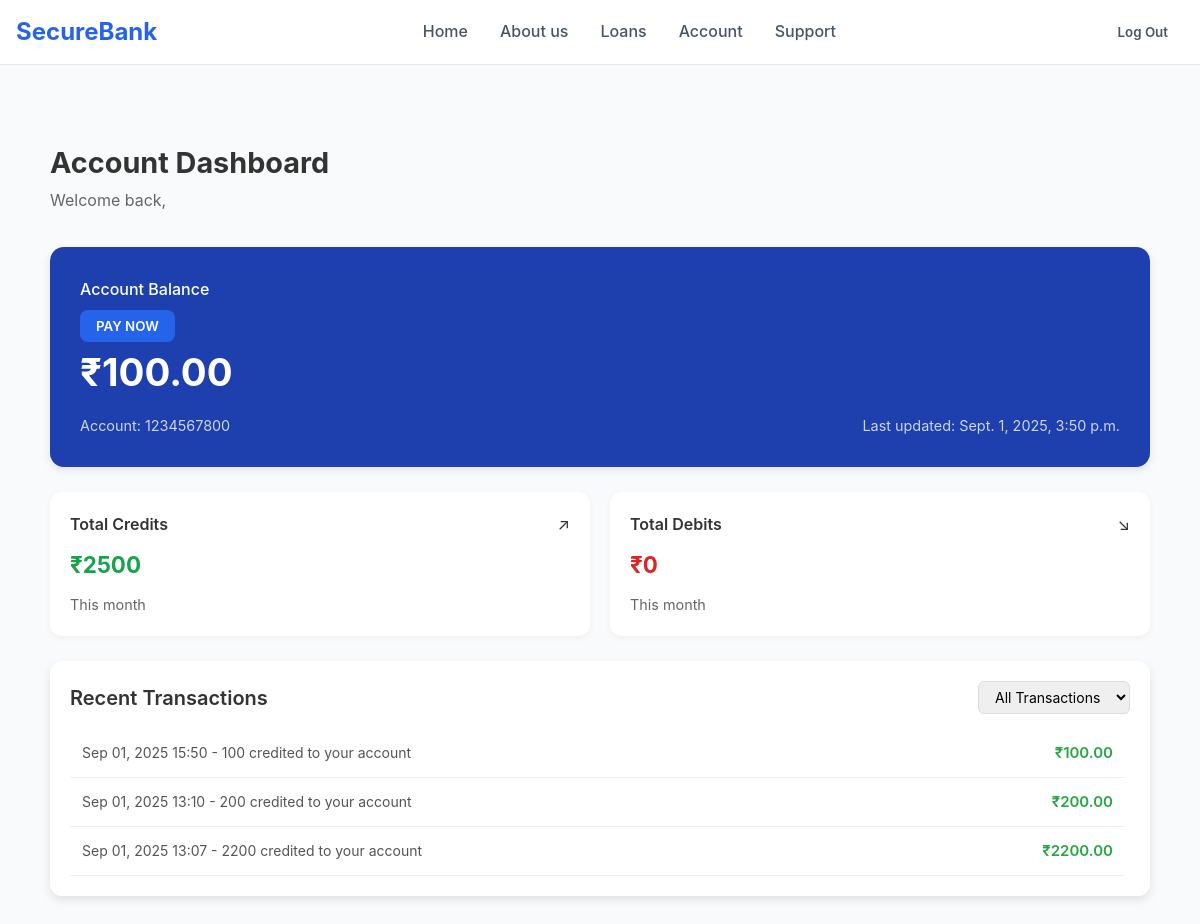
The app's page /account_dashboard/ (signed in), older data.
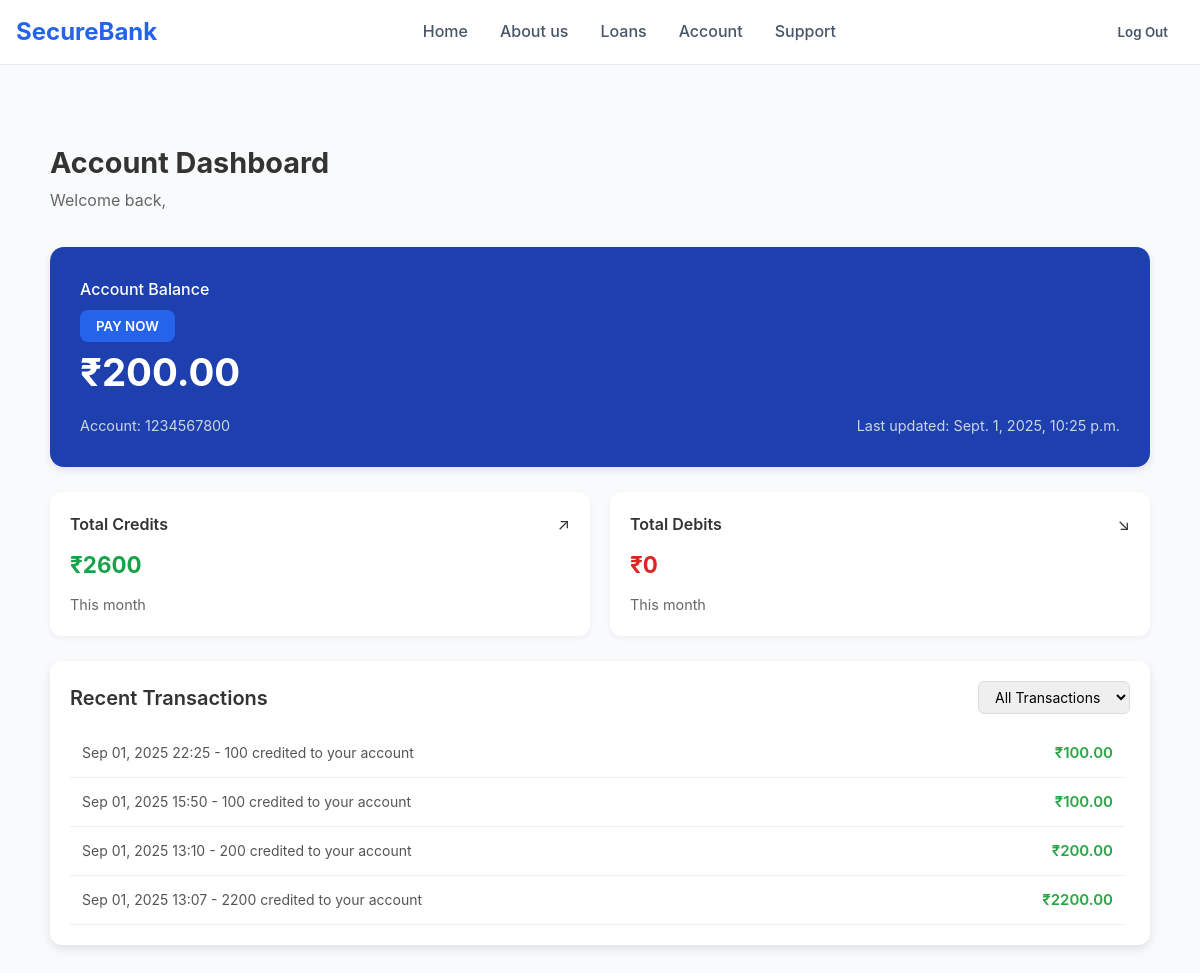
The same page, newer data.
### BankApp/models.py (models this page shows, shortened)
class Account(models.Model):
    user = models.OneToOneField(User, on_delete=models.CASCADE, blank=True, null=True)
    account_number = models.CharField(max_length=20, unique=True, editable=False)
    balance = models.DecimalField(max_digits=12, decimal_places=2, default=0.00)
    last_updated = models.DateTimeField(auto_now=True)

class Transaction(models.Model):
    TRANSACTION_TYPES = [
        ("credit", "Credit"),
        ("debit", "Debit"),
    ]
    account = models.ForeignKey(Account, on_delete=models.CASCADE, related_name="transactions")
    transaction_type = models.CharField(max_length=10, choices=TRANSACTION_TYPES)
    amount = models.DecimalField(max_digits=10, decimal_places=2)
    description = models.CharField(max_length=255, blank=True, null=True)
    timestamp = models.DateTimeField(auto_now_add=True)

### BankApp/views.py (the view)
# urls.py: path('account_dashboard/',views.account_dashboard,name="account_dashboard"),
def account_dashboard(request):
    try:
        account = Account.objects.get(user=request.user)
    except Account.DoesNotExist:
        messages.error(request, "❌ No account found. Please create one.")
        return redirect("homepage")
    start_month = now().replace(day=1, hour=0, minute=0, second=0, microsecond=0)
    total_credits = Transaction.objects.filter(
        account=account,
        transaction_type="credit",
        timestamp__gte=start_month
    ).aggregate(total=Sum("amount"))["total"] or 0
    total_debits = Transaction.objects.filter(
        account=account,
        transaction_type="debit",
        timestamp__gte=start_month
    ).aggregate(total=Sum("amount"))["total"] or 0
    transactions = Transaction.objects.filter(account=account).order_by("-timestamp")[:10]
    return render(request, "account.html", {
        "account": account,
        "total_credits": total_credits,
        "total_debits": total_debits,
        "transactions": transactions,
    })

### BankApp/templates/account.html (shortened to what this page needs)
{% load static %}
<!DOCTYPE html>
<html lang="en">
<head>
    <link rel="stylesheet" href="{% static 'css/account.css' %}">
</head>
<body>
    <nav class="navbar">
        <div class="nav-container">
            <div class="nav-content">
                <div class="logo">
                    <h1>SecureBank</h1>
                </div>
                <div class="nav-links">
                    <a href="{% url 'homepage'%}" class="nav-link">Home</a>
                    <a href="#" class="nav-link">About us</a>
                    <a href="#" class="nav-link">Loans</a>
                    <a href="{% url 'account_dashboard' %}"class="nav-link">Account</a>
                    <a href="#" class="nav-link">Support</a>
                </div>
                <div class="auth-buttons">
    {% if request.user.is_authenticated %}
        <a href="{% url 'logout' %}">
            <button class="btn-ghost">Log Out</button>
        </a>
    {% else %}
        <button class="btn-ghost" onclick="openModal('login')">Log In</button>
        <button class="btn-primary" onclick="openModal('signup')">Sign Up</button>
    {% endif %}
</div>
            </div>
        </div>
    </nav>
    <main class="account-main">
        <div class="container">
                <div class="account-header">
    <h1>Account Dashboard</h1>
    <p>Welcome back, {{ request.user.first_name|upper }} {{ request.user.last_name|upper }}</p>
</div>
<div class="balance-card">
    <div class="balance-header">
        <h2>Account Balance</h2>
        <button class="btn-primary transfer-btn" onclick="openmoneyModal()">PAY NOW</button>
    </div>
    <div class="balance-amount">₹{{ account.balance }}</div>
    <div class="balance-info">
        <span class="account-number">Account: {{ account.account_number }}</span>
        <span class="last-updated">Last updated: {{ account.last_updated }}</span>
    </div>
</div>
<div class="summary-cards">
    <div class="summary-card credit">
        <div class="summary-header">
            <h3>Total Credits</h3>
            <span class="arrow-up">↗</span>
        </div>
        <div class="summary-amount">₹{{ total_credits }}</div>
        <div class="summary-period">This month</div>
    </div>
   <div class="summary-card debit">
    <div class="summary-header">
        <h3>Total Debits</h3>
        <span class="arrow-down">↘</span>
    </div>
    <div class="summary-amount">₹{{ total_debits }}</div>
    <div class="summary-period">This month</div>
</div>
</div>
<div class="transaction-history">
    <div class="transaction-header">
        <h2>Recent Transactions</h2>
        <select id="filterSelect" class="filter-select">
            <option value="all">All Transactions</option>
        </select>
    </div>
<div class="transaction-list">
    {% for tx in transactions %}
        <div class="transaction-item" data-type="{{ tx.transaction_type }}">
            <div class="transaction-left">
                <span>{{ tx.timestamp|date:"M d, Y H:i" }}</span> -
                <span>{{ tx.description }}</span>
            </div>
            <div class="transaction-right {% if tx.transaction_type == 'credit' %}credit{% else %}debit{% endif %}">
                ₹{{ tx.amount }}
            </div>
        </div>
    {% empty %}
        <p>No recent transactions</p>
    {% endfor %}
</div>
                    </div>
                </div>
    </main>
</body>
</html>

Row changes from the older to the newer data that the page shows:
changed Account: balance "100.00" → "200.00"; last_updated "Sept. 1, 2025, 3:50 p.m." → "Sept. 1, 2025, 10:25 p.m."
added Transaction: timestamp "Sep 01, 2025 22:25", description "100 credited to your account", amount "100.00"
Text that changed along with them:
{{ total_credits }}: "2500" → "2600"
